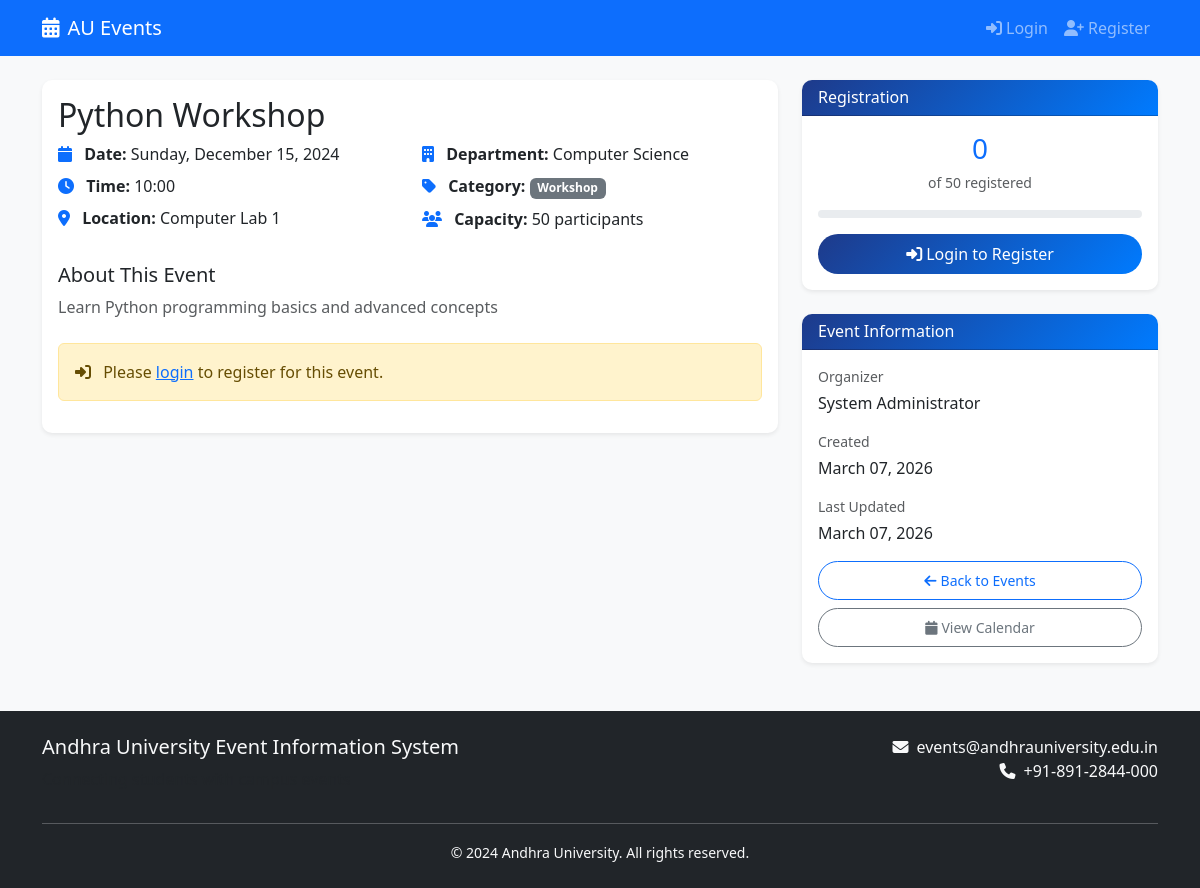
The page /events/1 on the database its author committed.
### models/event.py (models this page shows, shortened)
class Event(db.Model):
    __tablename__ = 'events'
    id = db.Column(db.Integer, primary_key=True)
    title = db.Column(db.String(200), nullable=False)
    description = db.Column(db.Text, nullable=False)
    date = db.Column(db.Date, nullable=False, index=True)
    time = db.Column(db.Time, nullable=False)
    location = db.Column(db.String(200), nullable=False)
    department = db.Column(db.String(100), nullable=False, index=True)
    category = db.Column(db.String(50), nullable=False, index=True)  # technical, cultural, workshop, seminar
    max_participants = db.Column(db.Integer)
    poster_image = db.Column(db.String(255))
    created_by = db.Column(db.Integer, db.ForeignKey('admins.id'), nullable=False)
    created_at = db.Column(db.DateTime, default=datetime.utcnow)
    updated_at = db.Column(db.DateTime, default=datetime.utcnow, onupdate=datetime.utcnow)
    is_active = db.Column(db.Boolean, default=True)
    registrations = db.relationship('EventRegistration', backref='event', lazy='dynamic', cascade='all, delete-orphan')
    feedbacks = db.relationship('EventFeedback', backref='event', lazy='dynamic', cascade='all, delete-orphan')
    @property
    def registered_count(self):
        return self.registrations.count()

### models/user.py (models this page shows, shortened)
class User(UserMixin, db.Model):
    __abstract__ = True
    id = db.Column(db.Integer, primary_key=True)
    email = db.Column(db.String(120), unique=True, nullable=False, index=True)
    password_hash = db.Column(db.String(255), nullable=False)
    created_at = db.Column(db.DateTime, default=datetime.utcnow)
    is_active = db.Column(db.Boolean, default=True)

class Admin(User):
    __tablename__ = 'admins'
    username = db.Column(db.String(50), unique=True, nullable=False)
    first_name = db.Column(db.String(50), nullable=False)
    last_name = db.Column(db.String(50), nullable=False)
    role = db.Column(db.String(20), default='admin')  # admin, super_admin
    department = db.Column(db.String(100))
    created_events = db.relationship('Event', backref='creator', lazy='dynamic')
    @property
    def full_name(self):
        return f"{self.first_name} {self.last_name}"

### routes/main.py (the view)
@main_bp.route('/events/<int:event_id>')
def event_details(event_id):
    event = Event.query.get_or_404(event_id)
    if not event.is_active:
        flash('This event is no longer active', 'error')
        return redirect(url_for('main.events'))
    is_registered = False
    registration = None
    if current_user.is_authenticated and isinstance(current_user, Student):
        registration = EventRegistration.query.filter_by(
            student_id=current_user.id,
            event_id=event_id
        ).first()
        is_registered = registration is not None
    feedbacks = event.feedbacks.order_by(EventFeedback.created_at.desc()).limit(10).all()
    return render_template('main/event_details.html',
                         event=event,
                         is_registered=is_registered,
                         registration=registration,
                         feedbacks=feedbacks)

### templates/main/event_details.html (shortened to what this page needs)
{% extends "base.html" %}
{% block content %}
<div class="container mt-4">
    <div class="row">
        <div class="col-lg-8">
            <div class="card shadow-sm mb-4">
                <div class="card-body">
                    <h2 class="card-title">{{ event.title }}</h2>
                    <div class="row mb-4">
                        <div class="col-md-6">
                            <p class="mb-2">
                                <i class="fas fa-calendar text-primary me-2"></i>
                                <strong>Date:</strong> {{ event.date.strftime('%A, %B %d, %Y') }}
                            </p>
                            <p class="mb-2">
                                <i class="fas fa-clock text-primary me-2"></i>
                                <strong>Time:</strong> {{ event.time.strftime('%H:%M') }}
                            </p>
                            <p class="mb-2">
                                <i class="fas fa-map-marker-alt text-primary me-2"></i>
                                <strong>Location:</strong> {{ event.location }}
                            </p>
                        </div>
                        <div class="col-md-6">
                            <p class="mb-2">
                                <i class="fas fa-building text-primary me-2"></i>
                                <strong>Department:</strong> {{ event.department }}
                            </p>
                            <p class="mb-2">
                                <i class="fas fa-tag text-primary me-2"></i>
                                <strong>Category:</strong>
                                <span class="badge bg-secondary">{{ event.category.title() }}</span>
                            </p>
                            {% if event.max_participants %}
                                <p class="mb-2">
                                    <i class="fas fa-users text-primary me-2"></i>
                                    <strong>Capacity:</strong> {{ event.max_participants }} participants
                                </p>
                            {% endif %}
                        </div>
                    </div>
                    <div class="mb-4">
                        <h5>About This Event</h5>
                        <p class="text-muted">{{ event.description }}</p>
                    </div>
                    {% if current_user.is_authenticated %}
                        <div class="alert {% if is_registered %}alert-success{% elif event.is_full %}alert-danger{% else %}alert-info{% endif %}">
                            {% if is_registered %}
                                <i class="fas fa-check-circle me-2"></i>
                                You are registered for this event!
                                {% if registration.qr_code_path %}
                                    <a href="{{ url_for('static', filename='uploads/qrcodes/' + registration.qr_code_path) }}"
                                       class="btn btn-sm btn-success ms-2" target="_blank">
                                        <i class="fas fa-qrcode me-1"></i>View QR Code
                                    </a>
                                {% endif %}
                            {% elif event.is_full %}
                                <i class="fas fa-times-circle me-2"></i>
                                This event is currently full. Registration is closed.
                            {% else %}
                                <i class="fas fa-info-circle me-2"></i>
                                You can register for this event.
                            {% endif %}
                        </div>
                    {% else %}
                        <div class="alert alert-warning">
                            <i class="fas fa-sign-in-alt me-2"></i>
                            Please <a href="{{ url_for('auth.login') }}">login</a> to register for this event.
                        </div>
                    {% endif %}
                </div>
            </div>
        </div>
        <div class="col-lg-4">
            <div class="card shadow-sm mb-4">
                <div class="card-header">
                    <h6 class="mb-0">Registration</h6>
                </div>
                <div class="card-body">
                    <div class="text-center mb-3">
                        <h3 class="text-primary mb-1">{{ event.registered_count }}</h3>
                        <small class="text-muted">
                            {% if event.max_participants %}
                                of {{ event.max_participants }} registered
                            {% else %}
                                students registered
                            {% endif %}
                        </small>
                    </div>
                    {% if event.max_participants %}
                        <div class="progress mb-3" style="height: 8px;">
                            {% set percentage = (event.registered_count / event.max_participants) * 100 %}
                        </div>
                    {% endif %}
                    {% if current_user.is_authenticated %}
                        {% if is_registered %}
                            <div class="d-grid">
                                <button class="btn btn-success" disabled>
                                    <i class="fas fa-check me-1"></i>Registered
                                </button>
                                <small class="text-muted mt-2 text-center">
                                    Registered on {{ registration.registration_date.strftime('%d %b %Y') }}
                                </small>
                                <button class="btn btn-outline-danger btn-sm mt-2"
                                        onclick="unregisterFromEvent({{ event.id }})">
                                    <i class="fas fa-times me-1"></i>Unregister
                                </button>
                            </div>
                        {% elif event.is_full %}
                            <div class="d-grid">
                                <button class="btn btn-danger" disabled>
                                    <i class="fas fa-times me-1"></i>Event Full
                                </button>
                            </div>
                        {% elif not event.is_upcoming %}
                            <div class="d-grid">
                                <button class="btn btn-secondary" disabled>
                                    <i class="fas fa-calendar-times me-1"></i>Registration Closed
                                </button>
                            </div>
                        {% else %}
                            <div class="d-grid">
                                <button class="btn btn-primary" onclick="registerForEvent({{ event.id }})">
                                    <i class="fas fa-plus me-1"></i>Register Now
                                </button>
                            </div>
                        {% endif %}
                    {% else %}
                        <div class="d-grid">
                            <a href="{{ url_for('auth.login') }}" class="btn btn-primary">
                                <i class="fas fa-sign-in-alt me-1"></i>Login to Register
                            </a>
                        </div>
                    {% endif %}
                </div>
            </div>
            <div class="card shadow-sm">
                <div class="card-header">
                    <h6 class="mb-0">Event Information</h6>
                </div>
                <div class="card-body">
                    <small class="text-muted d-block mb-1">Organizer</small>
                    <p class="mb-3">{{ event.creator.full_name }}</p>
                    <small class="text-muted d-block mb-1">Created</small>
                    <p class="mb-3">{{ event.created_at.strftime('%B %d, %Y') }}</p>
                    {% if event.updated_at != event.created_at %}
                        <small class="text-muted d-block mb-1">Last Updated</small>
                        <p class="mb-3">{{ event.updated_at.strftime('%B %d, %Y') }}</p>
                    {% endif %}
                    <div class="d-grid gap-2">
                        <a href="{{ url_for('main.events') }}" class="btn btn-outline-primary btn-sm">
                            <i class="fas fa-arrow-left me-1"></i>Back to Events
                        </a>
                        <a href="{{ url_for('main.calendar_view') }}" class="btn btn-outline-secondary btn-sm">
                            <i class="fas fa-calendar me-1"></i>View Calendar
                        </a>
                    </div>
                </div>
            </div>
        </div>
    </div>
</div>
{% endblock %}

### templates/base.html (shortened to what this page needs)
<!DOCTYPE html>
<html lang="en">
<head>
    <link href="https://cdn.jsdelivr.net/npm/bootstrap@5.3.0/dist/css/bootstrap.min.css" rel="stylesheet">
    <link href="https://cdnjs.cloudflare.com/ajax/libs/font-awesome/6.4.0/css/all.min.css" rel="stylesheet">
</head>
<body>
    <nav class="navbar navbar-expand-lg navbar-dark bg-primary sticky-top hide-on-mobile">
        <div class="container">
            <a class="navbar-brand" href="{{ url_for('main.index') }}">
                <i class="fas fa-calendar-alt me-2"></i>AU Events
            </a>
            <div class="collapse navbar-collapse" id="navbarNav">
                <ul class="navbar-nav">
                    {% if current_user.is_authenticated %}
                        <li class="nav-item dropdown">
                            <a class="nav-link dropdown-toggle" href="#" role="button" data-bs-toggle="dropdown">
                                <i class="fas fa-user me-1"></i>{{ current_user.first_name }}
                            </a>
                            <ul class="dropdown-menu">
                                <li><a class="dropdown-item" href="{{ url_for('auth.profile') }}">
                                    <i class="fas fa-user-circle me-1"></i>Profile
                                </a></li>
                                <li><a class="dropdown-item" href="{{ url_for('auth.edit_profile') }}">
                                    <i class="fas fa-edit me-1"></i>Edit Profile
                                </a></li>
                                <li><hr class="dropdown-divider"></li>
                                <li><a class="dropdown-item" href="{{ url_for('auth.logout') }}">
                                    <i class="fas fa-sign-out-alt me-1"></i>Logout
                                </a></li>
                            </ul>
                        </li>
                    {% else %}
                        <li class="nav-item">
                            <a class="nav-link" href="{{ url_for('auth.login') }}">
                                <i class="fas fa-sign-in-alt me-1"></i>Login
                            </a>
                        </li>
                        <li class="nav-item">
                            <a class="nav-link" href="{{ url_for('auth.student_register') }}">
                                <i class="fas fa-user-plus me-1"></i>Register
                            </a>
                        </li>
                    {% endif %}
                </ul>
            </div>
        </div>
    </nav>
    <main class="flex-shrink-0">
        {% block content %}{% endblock %}
    </main>
    <footer class="bg-dark text-light py-4 mt-5">
        <div class="container">
            <div class="row">
                <div class="col-md-6">
                    <h5>Andhra University Event Information System</h5>
                    <p class="text-muted">Connecting students with campus events</p>
                </div>
                <div class="col-md-6 text-md-end">
                    <p class="mb-0">
                        <i class="fas fa-envelope me-2"></i>events@andhrauniversity.edu.in<br>
                        <i class="fas fa-phone me-2"></i>+91-891-2844-000
                    </p>
                </div>
            </div>
            <hr class="bg-secondary">
            <div class="text-center">
                <small>&copy; 2024 Andhra University. All rights reserved.</small>
            </div>
        </div>
    </footer>
</body>
</html>

### rows shown on the page
Event: title "Python Workshop", date "Sunday, December 15, 2024", time "10:00", location "Computer Lab 1", department "Computer Science", category "Workshop", max_participants "50", description "Learn Python programming basics and advanced concepts", created_at "March 07, 2026", updated_at "March 07, 2026"
Admin: creator.full_name "System Administrator"

### other values the page prints
{{ event.registered_count }} "0"
